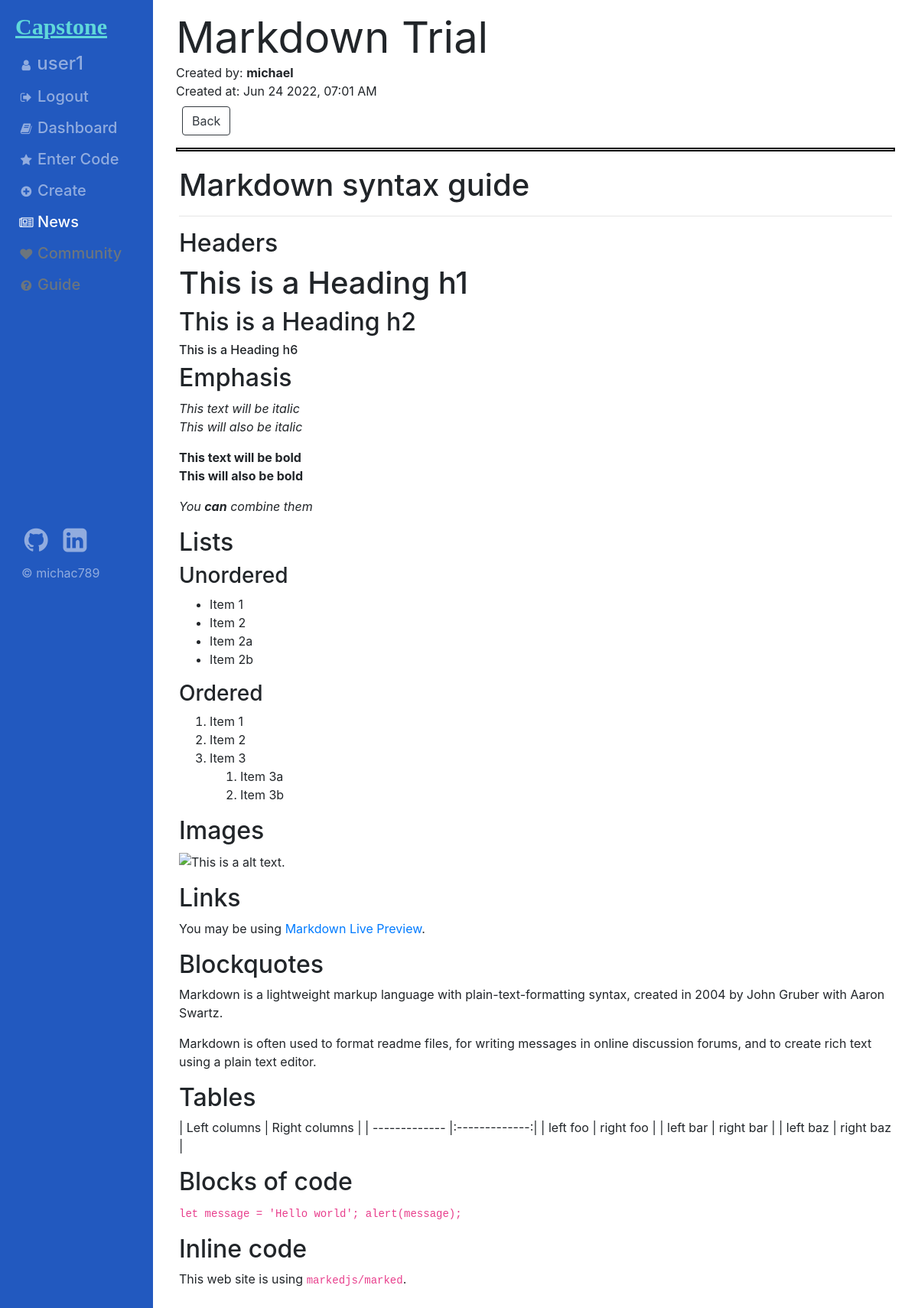
/news/1 (signed in), run on the app's committed database.
### sso/models.py (models this page shows)
class User(AbstractUser):
    TIER = [
        ("T5", "SuspendedUser"),
        ("T4", "User"),
        ("T3", "StarUser"),
        ("T2", "Admin"),
        ("T1", "SuperAdmin"),
    ]
    status = models.CharField(max_length=2, choices=TIER, default="T4")

### news/models.py (models this page shows, shortened)
class Information(models.Model):
    id = models.AutoField(primary_key=True)
    creator = models.ForeignKey(User, on_delete=models.CASCADE)
    title = models.CharField(max_length=64)
    description = models.CharField(max_length=128, default="")
    markdown = NonStrippingTextField()
    time_created = models.DateTimeField(auto_now=True)
    def serialize(self):
        return {
            "id": self.id,
            "creator": self.creator.username,
            "title": self.title,
            "description": self.description,
            "markdown": markdown(self.markdown),
            "time": self.time_created.strftime("%b %d %Y, %I:%M %p"),
        }

### news/views.py (the view)
# urls.py: path("<str:id>", views.renderPage, name="render"),
def renderPage(request, id):
    print(Information.objects.get(id = id).serialize())
    return render(request, "news/page.html", {
        "md": Information.objects.get(id = id).serialize(),
        "admin": (False if request.user.is_anonymous else
                  request.user.status in ["T1", "T2"]),
        "active": "news",
    })

### news/templates/news/page.html (shortened to what this page needs)
{% extends 'layout/root.html' %}
{% load static %}
{% block script %}
    <link href="{% static 'news/styles.css' %}" rel="stylesheet">
{% endblock script %}
{% block body %}
    <div class="container">
        <section class="display-4">
            <b>{{ md.title }}</b>
        </section>
        <section class="font-weight-normal">
            Created by: <span><b>{{ md.creator }}</b></span>
        </section>
        <section class="font-weight-normal mb-2">
            Created at: <span>{{ md.time }}</span>
        </section>
        <a href="{% url 'news:index' %}" class="m-2">
            <button class="btn btn-outline-dark">
                Back
            </button>
        </a>
        <hr class="hrmain">
        <div class="p-1">
            {{ md.markdown|safe }}
        </div>
    </div>
{% endblock body %}

### sso/templates/layout/sidebar.html (shortened to what this page needs)
{% load static %}
<ul class="flex-md-column flex-row navbar-nav w-100 justify-content-between">
    <div id="capstonetitle">
    </div>
    <li class="nav-item ml-2">
        <span class="font-weight-bold mt-4">
            <a href="{% url 'sso:comingsoon' %}" class="nav-link pl-0">
                <i class="fa fa-user fa-fw"></i>
                <span class="d-none d-md-inline">
                    {% if user.is_authenticated %}
                        <strong class="h4">{{ user.username }}</strong>
                    {% else %}
                        Not logged in.
                    {% endif %}
                </span>
            </a>
        </span>
    </li>
    {% if user.is_authenticated %}
        <li class="nav-item ml-2">
            <a class="nav-link pl-0" href="{% url 'sso:logout' %}">
                <i class="fa fa-sign-out fa-fw"></i>
                <span class="d-none d-md-inline h5">Logout</span>
            </a>
        </li>
    {% endif %}
    {% if active == "index" %}
        <li class="nav-item ml-2 active">
            <a class="nav-link pl-0" href="{% url 'livequiz:index' %}">
                <i class="fa fa-book fa-fw"></i>
                <span class="d-none d-md-inline h5">Dashboard</span>
            </a>
        </li>
    {% else %}
        <li class="nav-item ml-2">
            <a class="nav-link pl-0" href="{% url 'livequiz:index' %}">
                <i class="fa fa-book fa-fw"></i>
                <span class="d-none d-md-inline h5">Dashboard</span>
            </a>
        </li>
    {% endif %}
    {% if active == "entercode" %}
        <li class="nav-item ml-2 active">
            <a class="nav-link pl-0" href="{% url 'livequiz:entercode' %}">
                <i class="fa fa-star fa-fw"></i>
                <span class="d-none d-md-inline h5">Enter Code</span>
            </a>
        </li>
    {% else %}
        <li class="nav-item ml-2">
            <a class="nav-link pl-0" href="{% url 'livequiz:entercode' %}">
                <i class="fa fa-star fa-fw"></i>
                <span class="d-none d-md-inline h5">Enter Code</span>
            </a>
        </li>
    {% endif %}
    {% if active == "create" %}
        <li class="nav-item ml-2 active">
            <a class="nav-link pl-0" href="{% url 'livequiz:create' %}">
                <i class="fa fa-plus-circle fa-fw"></i>
                <span class="d-none d-md-inline h5">Create</span>
            </a>
        </li>
    {% else %}
        <li class="nav-item ml-2">
            <a class="nav-link pl-0" href="{% url 'livequiz:create' %}">
                <i class="fa fa-plus-circle fa-fw"></i>
                <span class="d-none d-md-inline h5">Create</span>
            </a>
        </li>
    {% endif %}
    {% if active == "news" %}
        <li class="nav-item ml-2 active">
            <a class="nav-link pl-0" href="{% url 'news:index' %}">
                <i class="fa fa-newspaper-o fa-fw"></i>
                <span class="d-none d-md-inline h5">News</span>
            </a>
        </li>
    {% endif %}
    <li class="nav-item ml-2">
        <a class="nav-link pl-0" href="{% url 'sso:comingsoon' %}">
            <i class="fa fa-heart codeply fa-fw text-muted"></i>
            <span class="d-none d-md-inline h5 text-muted">Community</span>
        </a>
    </li>
    <li class="nav-item ml-2">
        <a class="nav-link pl-0" href="{% url 'sso:comingsoon' %}">
            <i class="fa fa-question-circle fa-fw text-muted"></i>
            <span class="d-none d-md-inline h5 text-muted">Guide</span>
        </a>
    </li>
    <li class="nav-item ml-2 d-none d-md-inline btm-pos">
        <div class="nav-link pl-0" href="https://github.com/michac789">
            <a class="colwh" href="https://github.com/michac789">
                <i class="fa fa-github fa-fw" style="font-size:36px"></i>
            </a>
            <a class="colwh" href="https://sg.linkedin.com/in/michael-andrew-chan-144a29219">
                <i class="fa fa-linkedin-square fa-fw" style="font-size:36px"></i>
            </a>
        </div>
        <div class="colwh p-1">
            <p>&copy; michac789</p>
        </div>
    </li>
</ul>

### sso/static/sso/layout.css (style rules this page uses)
.btm-pos { position: absolute; top: 85vh; }
.colwh { color: rgba(255, 255, 255, 0.5); }

### news/static/news/styles.css (style rules this page uses)
.hrmain { border: 2px solid black; padding: 0.5px; }

### data on the page
User: username "user1"
Information: title "Markdown Trial"
User: creator "michael"

### other printed values
{{ md.time }} "Jun 24 2022, 07:01 AM"
